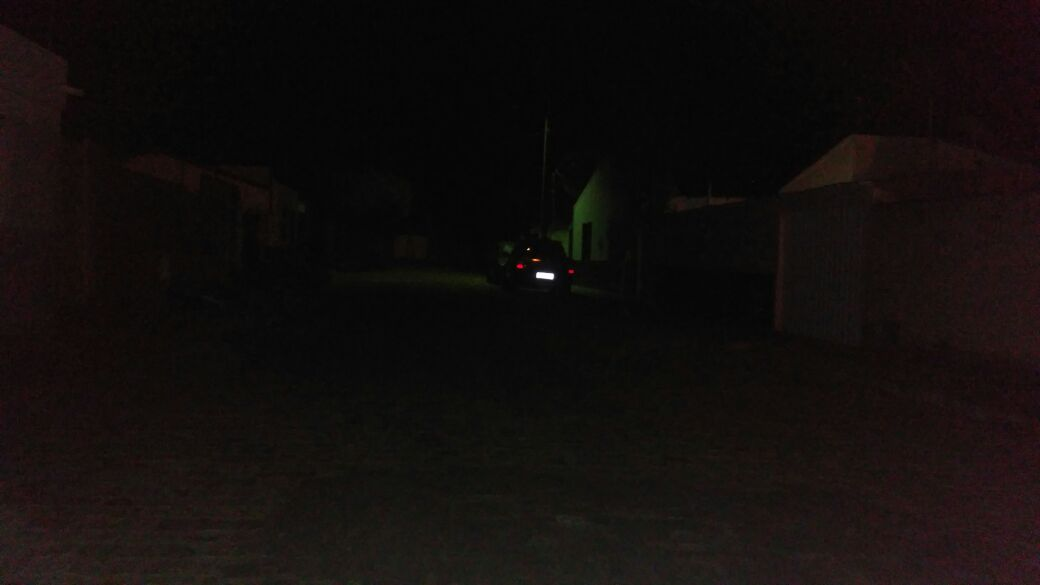
//> input picture UNII/images/homo.jpg, 1040 x 585 px
$ ./dftfilter ../images/homo.jpg   (built with g++ and OpenCV 4)
//> lines starting //> are read from the running program, lines starting //| are printed output that depends on the picture
#include <iostream>
#include <vector>
#include <opencv2/opencv.hpp>

// Global vars
double gammaL=2.5, gammaH=0.6, C=0.3, D0=12;

void swapQuadrants(cv::Mat& image) {
  cv::Mat tmp, A, B, C, D;

  // se a imagem tiver tamanho impar, recorta a regiao para o maior
  // tamanho par possivel (-2 = 1111...1110)
  image = image(cv::Rect(0, 0, image.cols & -2, image.rows & -2));

  int centerX = image.cols / 2;
  int centerY = image.rows / 2;

  // rearranja os quadrantes da transformada de Fourier de forma que
  // a origem fique no centro da imagem
  // A B   ->  D C
  // C D       B A
  A = image(cv::Rect(0, 0, centerX, centerY));
  B = image(cv::Rect(centerX, 0, centerX, centerY));
  C = image(cv::Rect(0, centerY, centerX, centerY));
  D = image(cv::Rect(centerX, centerY, centerX, centerY));

  // swap quadrants (Top-Left with Bottom-Right)
  A.copyTo(tmp);
  D.copyTo(A);
  tmp.copyTo(D);

  // swap quadrant (Top-Right with Bottom-Left)
  C.copyTo(tmp);
  B.copyTo(C);
  tmp.copyTo(B);
}

void homomorphicFilter(cv::Mat &image, cv::Mat &filter){
  cv::Mat filter2D = cv::Mat(image.rows, image.cols, CV_32F);
  int centerX = image.rows / 2;
  int centerY = image.cols / 2;

  for(int i=0; i<image.rows; i++){
    for(int j=0; j<image.cols; j++){
      filter2D.at<float> (i, j) = (gammaH - gammaL)*(
          1 - exp(-C*(( pow(i - centerX, 2) + pow(j - centerY, 2)) / pow(D0, 2)))
        ) + gammaL;
    }
  }
  cv::Mat planes[] = {filter2D, cv::Mat::zeros(filter2D.size(), CV_32F)};
  cv::merge(planes, 2, filter);

  cv::normalize(filter2D, filter2D, 0, 255, cv::NORM_MINMAX);
  filter2D.convertTo(filter2D, CV_8U);
  cv::imwrite("./img/HomomorphicFilter.png", filter2D);
}

int main(int argc, char** argv) {
  cv::Mat image, padded, complexImage;
  std::vector<cv::Mat> planos;

  image = imread(argv[1], cv::IMREAD_GRAYSCALE);
//> image: 585 rows x 1040 cols, CV_8UC1; min 0, max 255, mean 15.1
  cv::imwrite("./img/homo_gray.png", image);
  if (image.empty()) {
    std::cout << "Erro abrindo imagem" << argv[1] << std::endl;
    return EXIT_FAILURE;
  }

  // expande a imagem de entrada para o melhor tamanho no qual a DFT pode ser
  // executada, preenchendo com zeros a lateral inferior direita.
  int dft_M = cv::getOptimalDFTSize(image.rows);
//> dft_M = 600
  int dft_N = cv::getOptimalDFTSize(image.cols);
//> dft_N = 1080
  cv::copyMakeBorder(image, padded, 0, dft_M - image.rows, 0, dft_N - image.cols, cv::BORDER_CONSTANT, cv::Scalar::all(0));
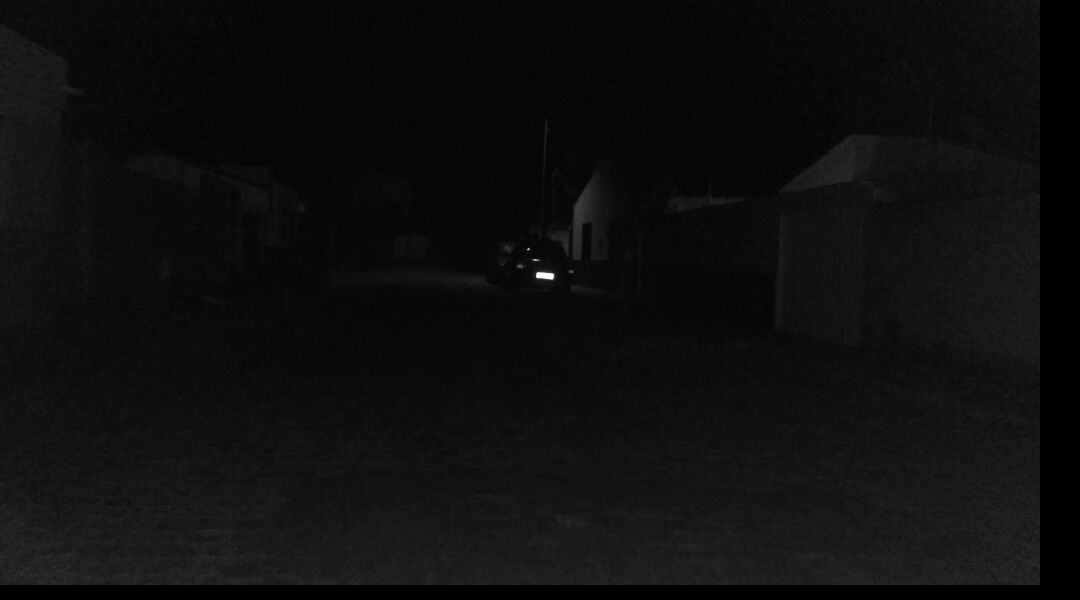
//> padded: 600 rows x 1080 cols, CV_8UC1; min 0, max 255, mean 14.2

  // prepara a matriz complexa para ser preenchida
  // primeiro a parte real, contendo a imagem de entrada
  planos.push_back(cv::Mat_<float>(padded));
  // depois a parte imaginaria com valores nulos
  planos.push_back(cv::Mat::zeros(padded.size(), CV_32F));
//> planos[1]: 600 rows x 1080 cols, CV_32FC1; every value is 0

  // combina os planos em uma unica estrutura de dados complexa
  cv::merge(planos, complexImage);

  // calcula a DFT
  cv::dft(complexImage, complexImage);
  swapQuadrants(complexImage);

  // cria o filtro ideal e aplica a filtragem de frequencia
  cv::Mat filter;
  homomorphicFilter(complexImage, filter);
//> after the loop in homomorphicFilter, `for(int i=0; i<image.rows; i++)`:
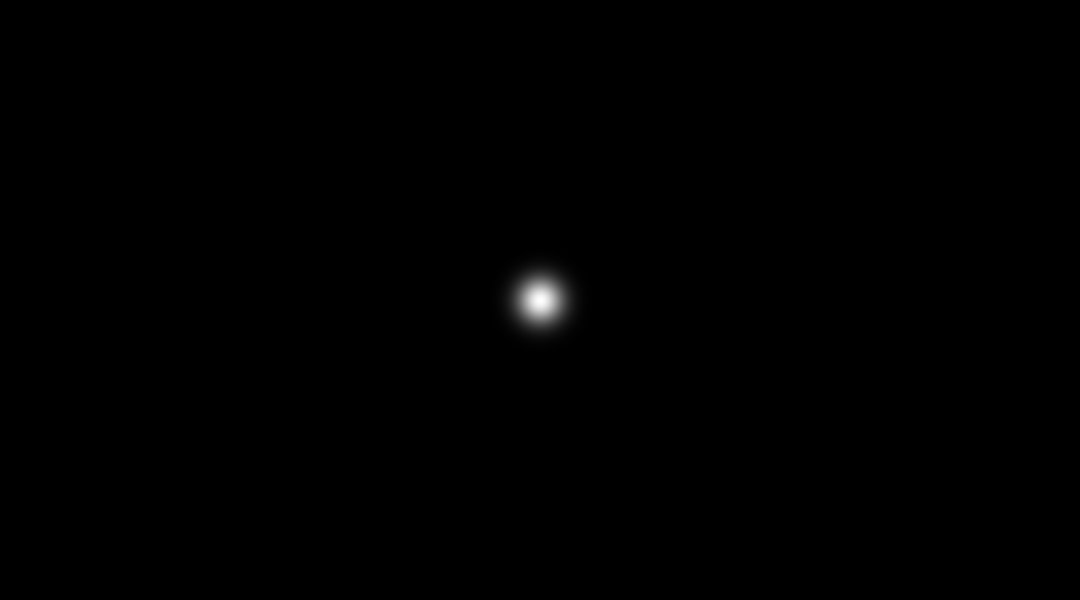
//> filter2D: 600 rows x 1080 cols, CV_32FC1; min 0.6, max 2.5, mean 0.604; drawn with min black and max white
  cv::mulSpectrums(complexImage, filter, complexImage, 0);

  // calcula a DFT inversa
  swapQuadrants(complexImage);
  cv::idft(complexImage, complexImage);

  // planos[0] : Re(DFT(image)
  // planos[1] : Im(DFT(image)
  cv::split(complexImage, planos);
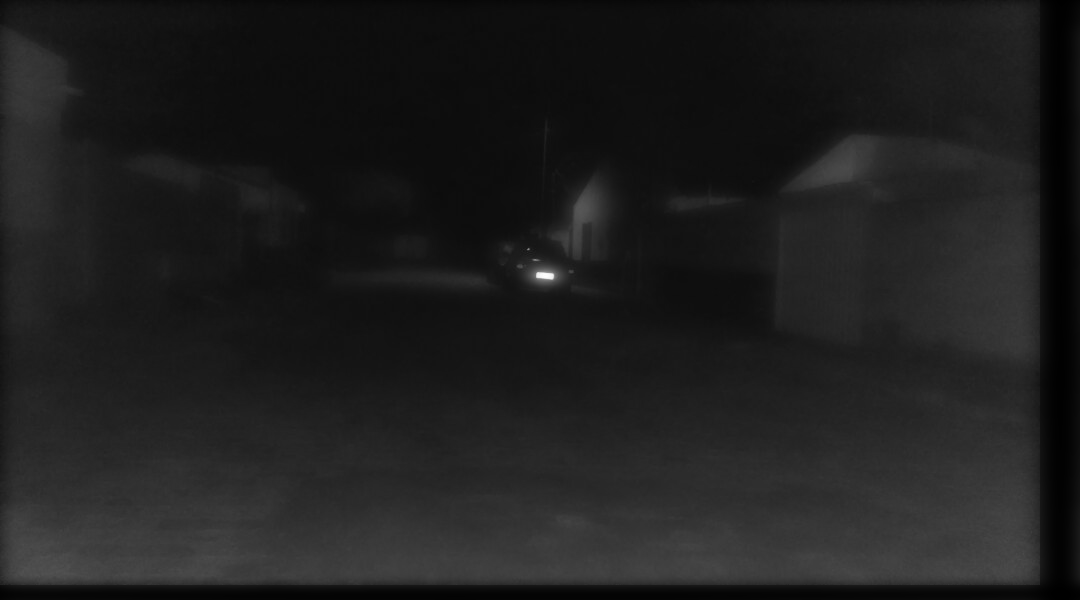
//> planos[0]: 600 rows x 1080 cols, CV_32FC1; min 443236.4, max 185530512, mean 23033000; drawn with min black and max white
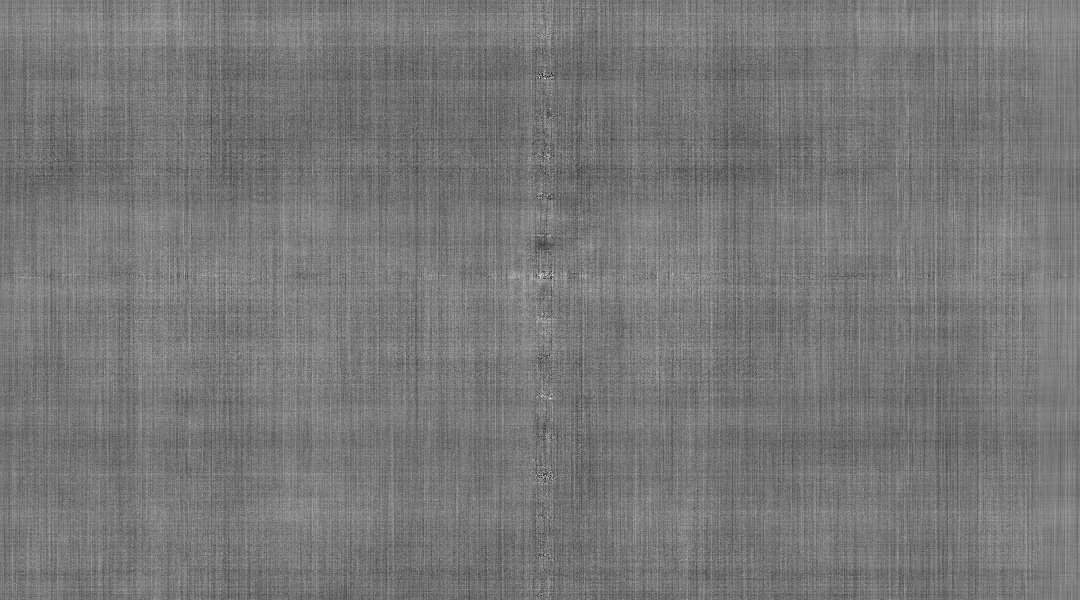
//> planos[1]: 600 rows x 1080 cols, CV_32FC1; min -10.36, max 11.71, mean 7.68e-09; drawn with min black and max white

  // recorta a imagem filtrada para o tamanho original
  // selecionando a regiao de interesse (roi)
  cv::Rect roi(0, 0, image.cols, image.rows);
//> roi = Rect(0, 0, 1040, 585)
  cv::Mat result = planos[0](roi);
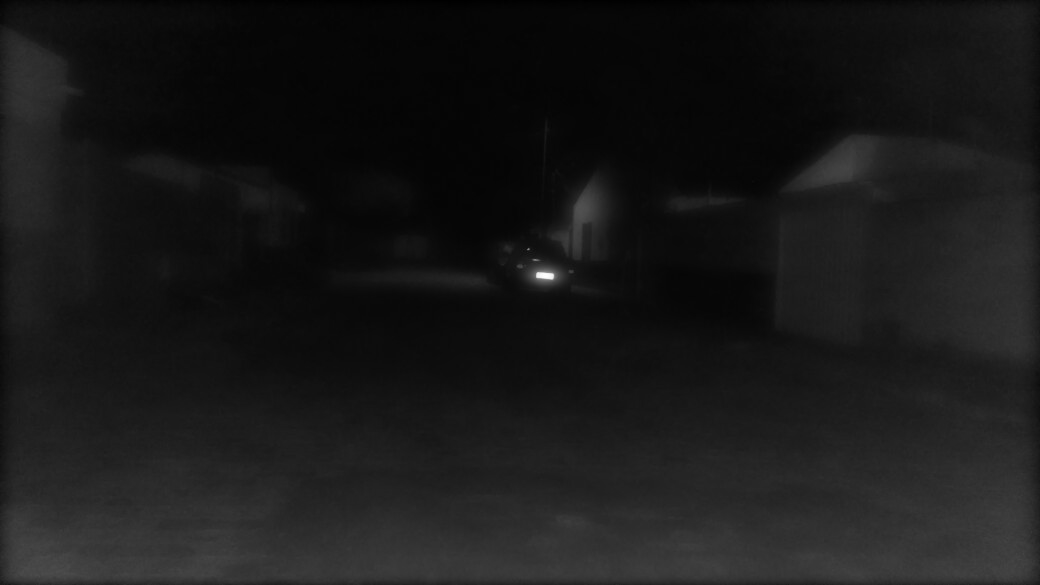
//> result: 585 rows x 1040 cols, CV_32FC1; min 6198597, max 185530512, mean 24086542; drawn with min black and max white

  // normaliza a parte real para exibicao
  cv::normalize(result, result, 0, 1, cv::NORM_MINMAX);
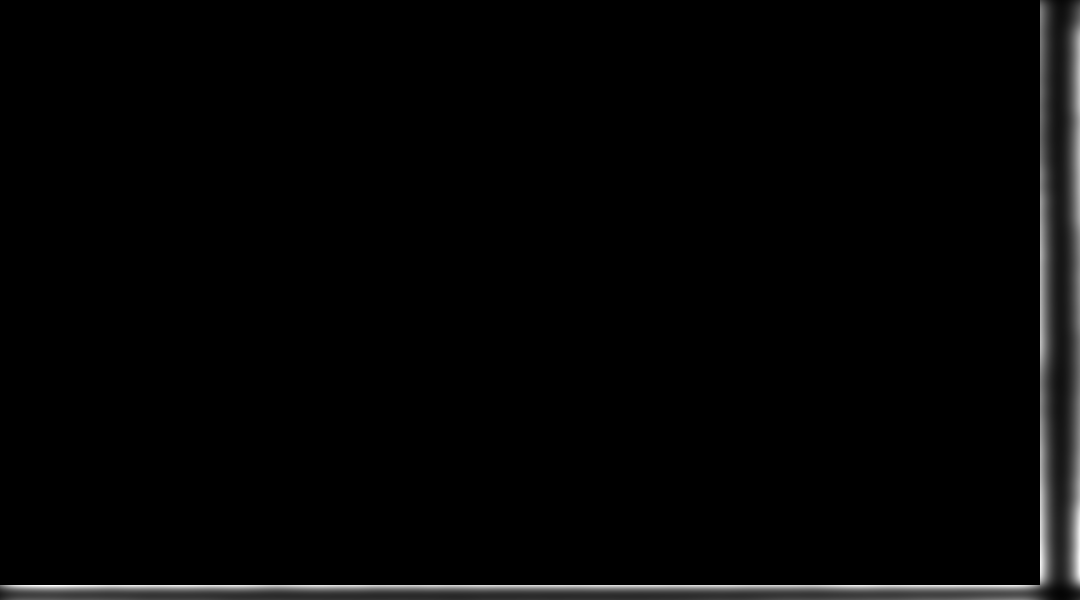
//> planos[0]: 600 rows x 1080 cols, CV_32FC1; min 0, max 21248254, mean 418414; drawn with min black and max white

  //cv::imshow("image", result);
  cv::imwrite("./img/dftImagefilter.png", result * 255);

  return EXIT_SUCCESS;
}
